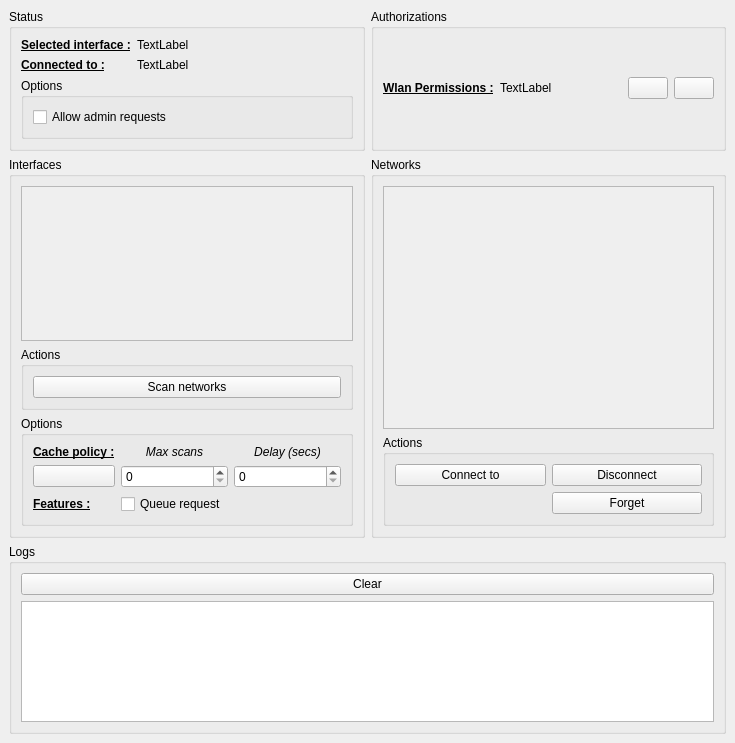
<?xml version="1.0" encoding="UTF-8"?>
<ui version="4.0">
 <class>MainWindow</class>
 <widget class="QMainWindow" name="MainWindow">
  <property name="geometry">
   <rect>
    <x>0</x>
    <y>0</y>
    <width>735</width>
    <height>743</height>
   </rect>
  </property>
  <property name="windowTitle">
   <string>WlanManager - Application</string>
  </property>
  <widget class="QWidget" name="centralwidget">
   <layout class="QGridLayout" name="gridLayout_2" rowstretch="1,4,2" columnstretch="1,1" rowminimumheight="0,0,0">
    <item row="0" column="0">
     <widget class="QGroupBox" name="groupBox_status">
      <property name="title">
       <string>Status</string>
      </property>
      <layout class="QGridLayout" name="gridLayout_6" columnstretch="1,3">
       <item row="0" column="1">
        <widget class="QLabel" name="label_valueStatusInterfaceSelected">
         <property name="text">
          <string>TextLabel</string>
         </property>
        </widget>
       </item>
       <item row="0" column="0">
        <widget class="QLabel" name="label">
         <property name="font">
          <font>
           <bold>true</bold>
           <underline>true</underline>
          </font>
         </property>
         <property name="text">
          <string>Selected interface :</string>
         </property>
        </widget>
       </item>
       <item row="1" column="0">
        <widget class="QLabel" name="label_3">
         <property name="font">
          <font>
           <bold>true</bold>
           <underline>true</underline>
          </font>
         </property>
         <property name="text">
          <string>Connected to :</string>
         </property>
        </widget>
       </item>
       <item row="1" column="1">
        <widget class="QLabel" name="label_valueStatusInterfaceCurrentNet">
         <property name="text">
          <string>TextLabel</string>
         </property>
        </widget>
       </item>
       <item row="2" column="0" colspan="2">
        <widget class="QGroupBox" name="groupBox_3">
         <property name="title">
          <string>Options</string>
         </property>
         <layout class="QGridLayout" name="gridLayout_9">
          <item row="0" column="0">
           <widget class="QCheckBox" name="checkBox_managerOptAllowAdminReqs">
            <property name="toolTip">
             <string>Enable it to allow requesting admin access for operations (like using internal credentials). &lt;br&gt;Only impact &lt;b&gt;CoreWlan&lt;/b&gt; backend</string>
            </property>
            <property name="text">
             <string>Allow admin requests</string>
            </property>
           </widget>
          </item>
         </layout>
        </widget>
       </item>
      </layout>
     </widget>
    </item>
    <item row="0" column="1">
     <widget class="QGroupBox" name="groupBox_autorizations">
      <property name="enabled">
       <bool>true</bool>
      </property>
      <property name="title">
       <string>Authorizations</string>
      </property>
      <layout class="QGridLayout" name="gridLayout_5" columnstretch="3,6,1,1">
       <item row="0" column="1">
        <widget class="QLabel" name="label_valuePermsStatus">
         <property name="text">
          <string>TextLabel</string>
         </property>
        </widget>
       </item>
       <item row="0" column="2">
        <widget class="QPushButton" name="btn_permStatusRefresh">
         <property name="minimumSize">
          <size>
           <width>0</width>
           <height>0</height>
          </size>
         </property>
         <property name="maximumSize">
          <size>
           <width>16777215</width>
           <height>16777215</height>
          </size>
         </property>
         <property name="text">
          <string/>
         </property>
        </widget>
       </item>
       <item row="0" column="0">
        <widget class="QLabel" name="label_2">
         <property name="font">
          <font>
           <bold>true</bold>
           <underline>true</underline>
          </font>
         </property>
         <property name="text">
          <string>Wlan Permissions :</string>
         </property>
        </widget>
       </item>
       <item row="0" column="3">
        <widget class="QPushButton" name="btn_permAsk">
         <property name="enabled">
          <bool>true</bool>
         </property>
         <property name="text">
          <string/>
         </property>
        </widget>
       </item>
      </layout>
     </widget>
    </item>
    <item row="1" column="0">
     <widget class="QGroupBox" name="groupBox_interfaces">
      <property name="title">
       <string>Interfaces</string>
      </property>
      <layout class="QGridLayout" name="gridLayout_7">
       <item row="0" column="0" colspan="2">
        <widget class="QScrollArea" name="scrollArea_networksInterfaces">
         <property name="widgetResizable">
          <bool>true</bool>
         </property>
         <widget class="QWidget" name="widget_listInterfaces">
          <property name="geometry">
           <rect>
            <x>0</x>
            <y>0</y>
            <width>330</width>
            <height>134</height>
           </rect>
          </property>
         </widget>
        </widget>
       </item>
       <item row="1" column="0" colspan="2">
        <widget class="QGroupBox" name="groupBox_interfacesActions">
         <property name="title">
          <string>Actions</string>
         </property>
         <layout class="QGridLayout" name="gridLayout_3">
          <item row="0" column="0">
           <widget class="QPushButton" name="btn_interfaceDoScan">
            <property name="text">
             <string>Scan networks</string>
            </property>
           </widget>
          </item>
         </layout>
        </widget>
       </item>
       <item row="2" column="0" colspan="2">
        <widget class="QGroupBox" name="groupBox_2">
         <property name="title">
          <string>Options</string>
         </property>
         <layout class="QGridLayout" name="gridLayout_8" columnstretch="1,2,2">
          <item row="0" column="0">
           <widget class="QLabel" name="label_4">
            <property name="font">
             <font>
              <bold>true</bold>
              <underline>true</underline>
             </font>
            </property>
            <property name="text">
             <string>Cache policy :</string>
            </property>
           </widget>
          </item>
          <item row="1" column="1">
           <widget class="QSpinBox" name="spinBox_interfaceCacheMaxScans"/>
          </item>
          <item row="1" column="2">
           <widget class="QSpinBox" name="spinBox_interfaceCacheMaxDelay">
            <property name="maximum">
             <number>100000</number>
            </property>
            <property name="singleStep">
             <number>60</number>
            </property>
           </widget>
          </item>
          <item row="1" column="0">
           <widget class="QPushButton" name="btn_interfaceOptCacheEdit">
            <property name="maximumSize">
             <size>
              <width>16777215</width>
              <height>16777215</height>
             </size>
            </property>
            <property name="text">
             <string/>
            </property>
           </widget>
          </item>
          <item row="0" column="2">
           <widget class="QLabel" name="label_6">
            <property name="font">
             <font>
              <italic>true</italic>
             </font>
            </property>
            <property name="text">
             <string>Delay (secs)</string>
            </property>
            <property name="alignment">
             <set>Qt::AlignmentFlag::AlignCenter</set>
            </property>
           </widget>
          </item>
          <item row="0" column="1">
           <widget class="QLabel" name="label_5">
            <property name="font">
             <font>
              <italic>true</italic>
             </font>
            </property>
            <property name="text">
             <string>Max scans</string>
            </property>
            <property name="alignment">
             <set>Qt::AlignmentFlag::AlignCenter</set>
            </property>
           </widget>
          </item>
          <item row="2" column="0">
           <widget class="QLabel" name="label_7">
            <property name="font">
             <font>
              <bold>true</bold>
              <underline>true</underline>
             </font>
            </property>
            <property name="text">
             <string>Features :</string>
            </property>
           </widget>
          </item>
          <item row="2" column="1">
           <widget class="QCheckBox" name="checkBox_interfaceOptRequestQueue">
            <property name="toolTip">
             <string>Allow to queue requests, reducing interface &quot;busy&quot; error</string>
            </property>
            <property name="text">
             <string>Queue request</string>
            </property>
           </widget>
          </item>
         </layout>
        </widget>
       </item>
      </layout>
     </widget>
    </item>
    <item row="1" column="1">
     <widget class="QGroupBox" name="groupBox_networks">
      <property name="title">
       <string>Networks</string>
      </property>
      <layout class="QGridLayout" name="gridLayout">
       <item row="1" column="0" colspan="3">
        <widget class="QScrollArea" name="scrollArea_networks">
         <property name="widgetResizable">
          <bool>true</bool>
         </property>
         <widget class="QWidget" name="widget_listNetworks">
          <property name="geometry">
           <rect>
            <x>0</x>
            <y>0</y>
            <width>329</width>
            <height>227</height>
           </rect>
          </property>
         </widget>
        </widget>
       </item>
       <item row="2" column="0" colspan="3">
        <widget class="QGroupBox" name="groupBox">
         <property name="title">
          <string>Actions</string>
         </property>
         <layout class="QGridLayout" name="gridLayout_4">
          <item row="0" column="0">
           <widget class="QPushButton" name="btn_connectToNetwork">
            <property name="text">
             <string>Connect to</string>
            </property>
           </widget>
          </item>
          <item row="0" column="1">
           <widget class="QPushButton" name="btn_disconnectFromNetwork">
            <property name="text">
             <string>Disconnect</string>
            </property>
           </widget>
          </item>
          <item row="1" column="1">
           <widget class="QPushButton" name="btn_forgetNetwork">
            <property name="text">
             <string>Forget</string>
            </property>
           </widget>
          </item>
         </layout>
        </widget>
       </item>
      </layout>
     </widget>
    </item>
    <item row="2" column="0" colspan="2">
     <widget class="QGroupBox" name="groupBox_logs">
      <property name="title">
       <string>Logs</string>
      </property>
      <layout class="QVBoxLayout" name="verticalLayout_2">
       <item>
        <widget class="QPushButton" name="btn_logsClear">
         <property name="text">
          <string>Clear</string>
         </property>
        </widget>
       </item>
       <item>
        <widget class="QTextEdit" name="textEdit_logs"/>
       </item>
      </layout>
     </widget>
    </item>
   </layout>
  </widget>
 </widget>
 <resources/>
 <connections/>
</ui>
